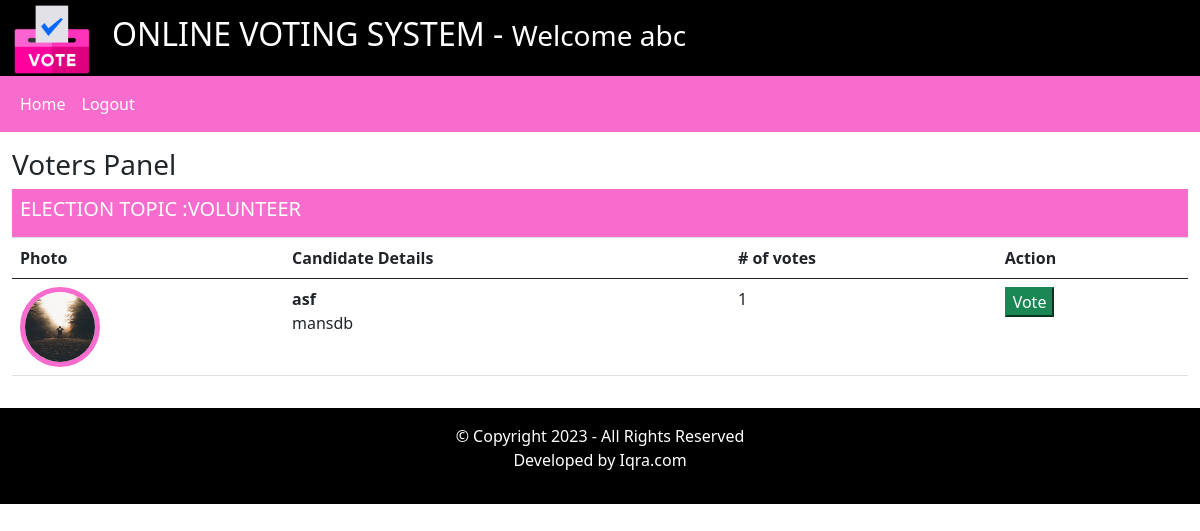
Page /voting_project/voter_page/indexVoters.php (signed in) on the committed database.
### tables this page shows
CREATE TABLE `elections` (
  `id` int(11) NOT NULL,
  `election_topic` varchar(255) DEFAULT NULL,
  `no_of_candidates` int(11) DEFAULT NULL,
  `starting_date` date DEFAULT NULL,
  `ending_date` date DEFAULT NULL,
  `status` varchar(255) NOT NULL,
  `inserted_by` varchar(255) NOT NULL,
  `insertd_on` date NOT NULL
);

CREATE TABLE `candidate_details` (
  `id` int(11) NOT NULL,
  `election_id` int(11) DEFAULT NULL,
  `candidate_name` varchar(255) NOT NULL,
  `candidate_details` text DEFAULT NULL,
  `candidate_photo` text DEFAULT NULL,
  `inserted_by` varchar(255) DEFAULT NULL,
  `inserted_on` date DEFAULT NULL
);

### voting_project/voter_page/indexVoters.php (the view, shortened to what this page needs)
<?php
include('header.php');
include('nav.php');
?>
<div class="row my-3">
    <div class="col-12">
        <h3>Voters Panel</h3>
            <?php
            $fetchingactiveelection= mysqli_query($conn, "SELECT * FROM elections WHERE status= 'Active'");
            $totalactiveelection = mysqli_num_rows($fetchingactiveelection);
            if($totalactiveelection > 0)
            {
                while($data = mysqli_fetch_assoc($fetchingactiveelection))
                {
                    $election_id = $data['id'];
                    $election_topic = $data['election_topic'];
                     ?>
                    <table class="table">
                    <thead>
                          <tr class= "bg-light">
                            <th colspan= "4" class="bg-light text-white"><h5>ELECTION TOPIC :<?php echo strtoupper($election_topic); ?></h5></th>
                                <th>Photo</th>
                                <th>Candidate Details</th>
                                <th># of votes</th>
                                <th>Action</th>
                            </tr>
                    </thead>
                 <tbody>
                <?php
                $fetchingcandidate = mysqli_query($conn, "SELECT * FROM candidate_details WHERE election_id = '$election_id'");
                while($candidatedata= mysqli_fetch_assoc($fetchingcandidate)){
                    $candidate_id = $candidatedata['id'];
                    $candidate_photo = $candidatedata['candidate_photo'];
                    $fetchingvotes = mysqli_query($conn, "SELECT * FROM voting WHERE candidate_id = '$candidate_id'") or die(mysqli_error($conn));
                    $totalvotes = mysqli_num_rows($fetchingvotes);
                ?>
                    <tr>
                        <td><img src="<?php echo  "../".$candidate_photo;?>" class="candidate_photo"></td>
                        <td><?php echo"<b>" . $candidatedata['candidate_name'] . "</b><br>". $candidatedata['candidate_details'];  ?></td>
                        <td> <?php echo $totalvotes; ?></td>
                        <td>
                        <?php
                        $checkvotecasted = mysqli_query($conn, "SELECT * FROM voting WHERE voters_id = " . $_SESSION['user_id'] . " AND election_id = $election_id") or die(mysqli_error($conn));
                        $isvotecasted = mysqli_num_rows($checkvotecasted);
                        if($isvotecasted > 0){
                            $votecastedData = mysqli_fetch_assoc($checkvotecasted);
                            $votecastedtoCandidate = $votecastedData['candidate_id'];
                            if($votecastedtoCandidate == $candidate_id){
                                ?>
                                <img src="vote.png" width="100px">
                            <?php
                            }
                        }else{
                            ?>
                            <button class="btn-md btn-success" onclick = "castevote(<?php echo $election_id; ?>, <?php echo $candidate_id; ?>,<?php echo $_SESSION['user_id']; ?>)">Vote</button>
                        <?php
                        }
                        ?>
                        </td>
                    </tr>
                    <?php
                   }
                    ?>
                 </tbody>
               </table>
               <?php
                }
            }else{
                echo "No any active election";
            }
            ?>
    </div>
</div>
<?php
include('footer.php');
?>

### voting_project/voter_page/style.css (style rules this page uses)
.text-white { color: white; }
.bg-light { background-color: rgb(247, 108, 205) !important; }
.candidate_photo { width: 80px; height: 80px; border: 5px solid rgb(247, 108, 205); border-radius: 100%; }
.bg-light { background-color: rgb(247, 108, 205); }

### rows in the picture
elections: election_topic "VOLUNTEER"
candidate_details: candidate_photo (picture), candidate_name "asf", candidate_details "mansdb", totalvotes "1"

### other values in the picture
$_SESSION['username'] "abc"
